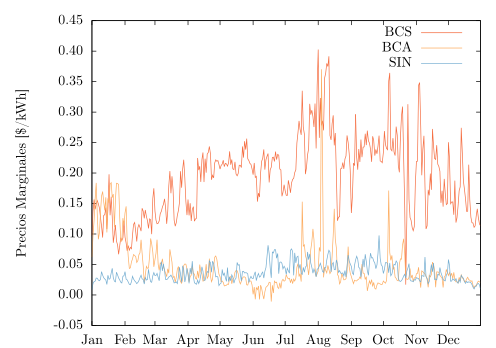

gnuplot code for this plot:
reset
load 'rdylbu.pal'
set datafile separator ','

set xdata time
set timefmt "%Y-%m-%d"
set format x "%b"

## Pesos a dolares
dolar=17.80
factor=0.8240892
p2d(x)=(factor*x/dolar)/1000 ## pesos/MWh -> dolares/kWh

set ylabel 'Precios Marginales [\$/kWh]'
set xrange ['2023-01-01':'2023-12-31']
set format y "%.2f"

f1="./../data/preciosBCSday.csv"
f2="./../data/preciosBCAday.csv"
f3="./../data/preciosSINday.csv"

plot f1 using 1:(p2d($3)) with lines ls 2 title "BCS",\
     f2 using 1:(p2d($3)) with lines ls 3 title "BCA",\
     f3 using 1:(p2d($3)) with lines ls 7 title "SIN"
